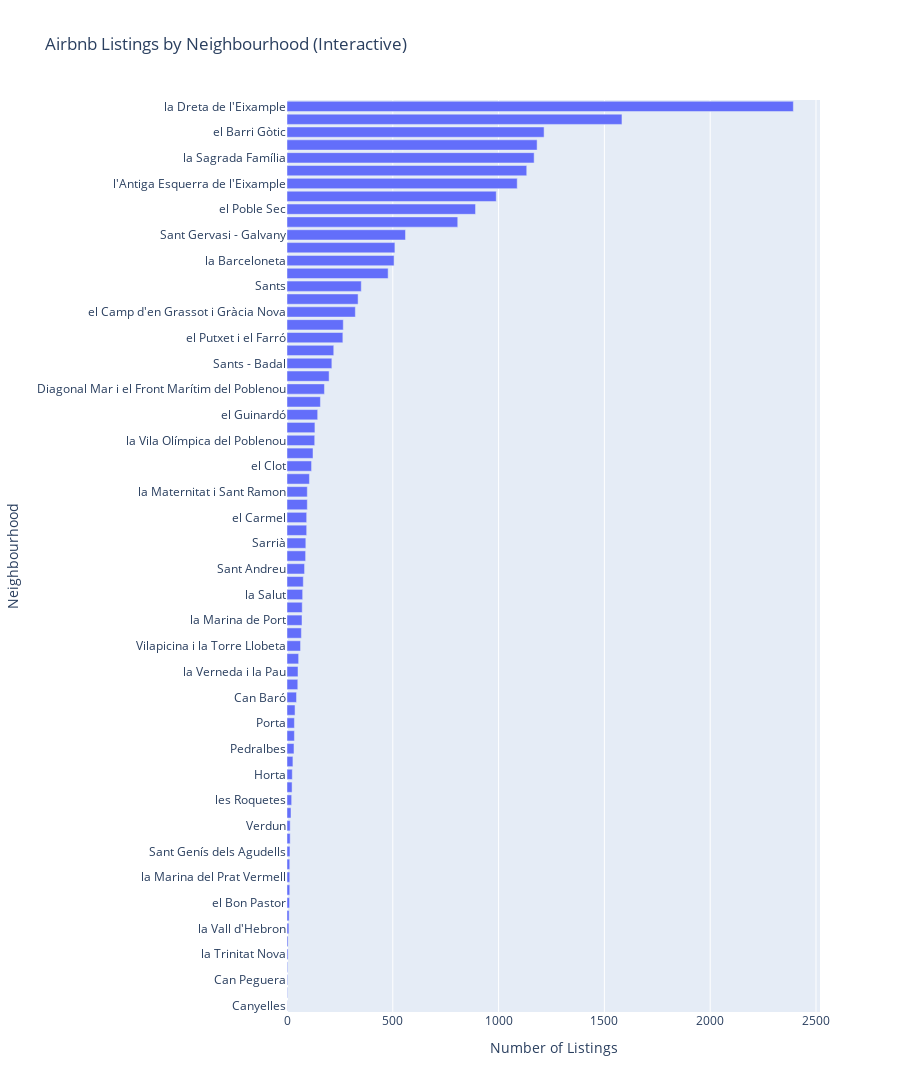

Notebook cell for this chart:
### Code cell
import plotly.express as px

fig = px.bar(
    airbnb_density_neighbourhood.sort_values(by='num_airbnb_listings', ascending=False),
    x='num_airbnb_listings',
    y='neighbourhood',
    orientation='h',
    title='Airbnb Listings by Neighbourhood (Interactive)',
    labels={'num_airbnb_listings': 'Number of Listings', 'neighbourhood': 'Neighbourhood'},
    height=1500  # taller plot for all 78
)
fig.update_layout(yaxis={'categoryorder':'total ascending'})
fig.show()

### Figure 1 — Plotly figure (JSON) as saved in the notebook; plotly's stock layout.template omitted (floating-point values rounded to 4 significant figures)
{"data": [{"alignmentgroup": "True", "hovertemplate": "Number of Listings=%{x}<br>Neighbourhood=%{y}<extra></extra>", "legendgroup": "", "marker": {"color": "#636efa", "pattern": {"shape": ""}}, "name": "", "offsetgroup": "", "orientation": "h", "showlegend": false, "textposition": "auto", "type": "bar", "x": [2393, 1583, 1215, 1182, 1168, 1133, 1088, 989, 891, 807, 560, 510, 506, 478, 351, 336, 323, 266, 264, 221, 212, 199, 177, 158, 145, 132, 131, 123, 116, 106, 96, 96, 93, 93, 89, 88, 83, 77, 74, 72, 71, 68, 64, 55, 52, 51, 45, 38, 35, 35, 33, 28, 25, 24, 22, 19, 15, 15, 14, 13, 13, 13, 12, 10, 9, 5, 5, 3, 3, 2, 1], "xaxis": "x", "y": ["la Dreta de l'Eixample", "el Raval", "el Barri Gòtic", "Sant Pere, Santa Caterina i la Ribera", "la Sagrada Família", "la Vila de Gràcia", "l'Antiga Esquerra de l'Eixample", "Sant Antoni", "el Poble Sec", "la Nova Esquerra de l'Eixample", "Sant Gervasi - Galvany", "el Fort Pienc", "la Barceloneta", "el Poblenou", "Sants", "el Camp de l'Arpa del Clot", "el Camp d'en Grassot i Gràcia Nova", "les Corts", "el Putxet i el Farró", "Hostafrancs", "Sants - Badal", "el Parc i la Llacuna del Poblenou", "Diagonal Mar i el Front Marítim del Poblenou", "el Baix Guinardó", "el Guinardó", "el Besòs i el Maresme", "la Vila Olímpica del Poblenou", "la Font de la Guatlla", "el Clot", "Provençals del Poblenou", "Sant Gervasi - la Bonanova", "la Maternitat i Sant Ramon", "la Bordeta", "el Carmel", "Sarrià", "Vallcarca i els Penitents", "Sant Andreu", "Navas", "la Salut", "Sant Martí de Provençals", "la Marina de Port", "la Sagrera", "Vilapicina i la Torre Llobeta", "el Congrés i els Indians", "la Verneda i la Pau", "les Tres Torres", "Can Baró", "Vallvidrera, el Tibidabo i les Planes", "el Coll", "Porta", "Pedralbes", "la Prosperitat", "Horta", "el Turó de la Peira", "les Roquetes", "la Teixonera", "la Font d'en Fargues", "Verdun", "Sant Genís dels Agudells", "la Guineueta", "la Marina del Prat Vermell", "Montbau", "el Bon Pastor", "la Trinitat Vella", "la Vall d'Hebron", "la Trinitat Nova", "la Clota", "Can Peguera", "Baró de Viver", "Torre Baró", "Canyelles"], "yaxis": "y"}], "layout": {"barmode": "relative", "height": 1500, "legend": {"tracegroupgap": 0}, "title": {"text": "Airbnb Listings by Neighbourhood (Interactive)"}, "xaxis": {"anchor": "y", "domain": [0, 1], "title": {"text": "Number of Listings"}}, "yaxis": {"anchor": "x", "categoryorder": "total ascending", "domain": [0, 1], "title": {"text": "Neighbourhood"}}}}
